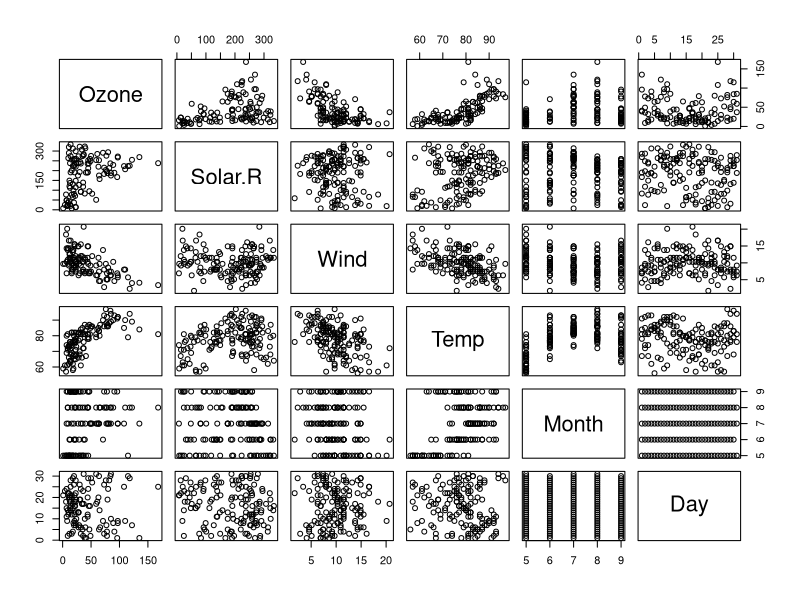
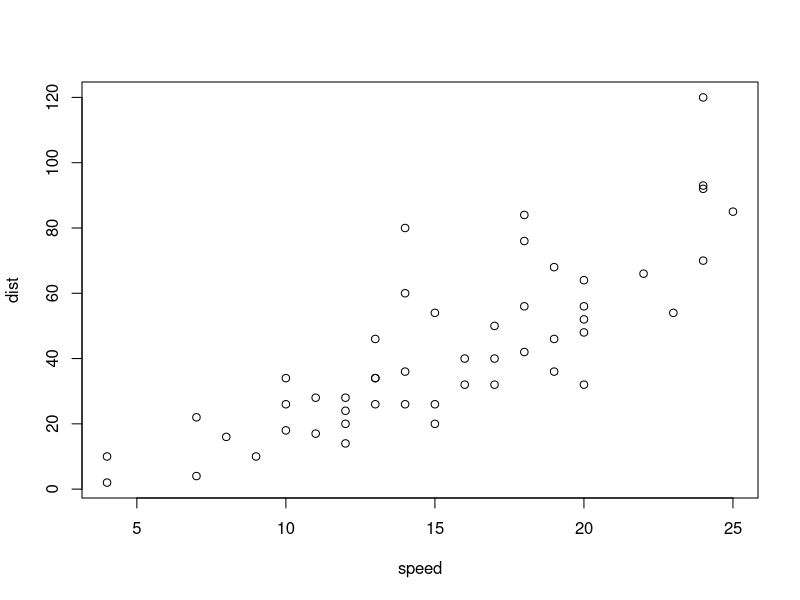

Generate these figures, in order, with R:
## ---- chunk 1
library(datasets)
data(airquality)
summary(airquality)
## ---- chunk 2
pairs(airquality)
## ---- chunk 3
library(stats)
fit = lm(Ozone~Wind+Solar.R+Temp, data=airquality)
summary(fit)
## ---- chunk 4
summary(cars)
## ---- chunk 5
plot(cars)
